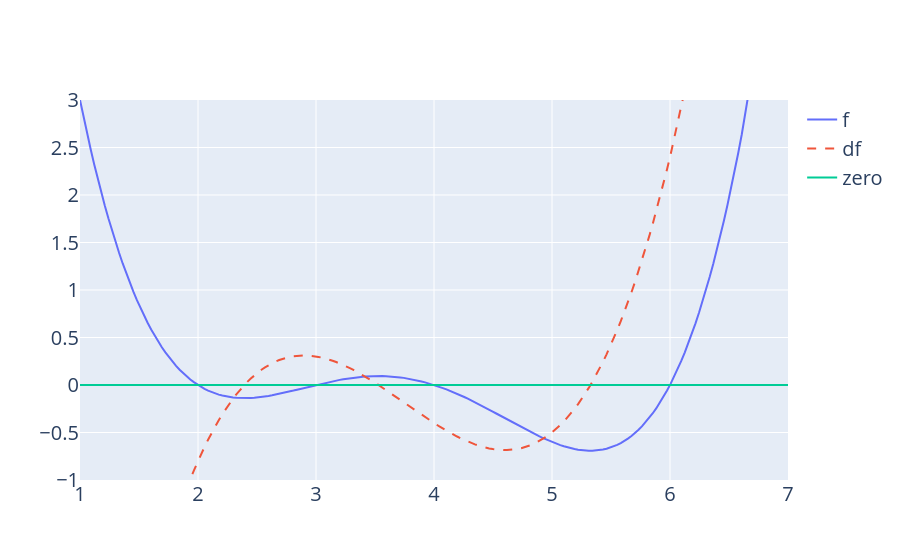

Notebook code for this chart:
### Code cell
import plotly.graph_objects as go

def derivative_arbitrary(x):
    return (4*x**3 - 45*x**2 + 160*x - 180)/10

def line(x):
    return (0*x)

fig = go.Figure()
fig.add_trace(go.Scatter(x = xs, y = arbitrary(xs), 
                         mode = "lines", name = "f"))
fig.add_trace(go.Scatter(x = xs, y = derivative_arbitrary(xs), 
                         mode = "lines", name = "df", line = {"dash": "dash"}))
fig.add_trace(go.Scatter(x = xs, y =line(xs), 
                         mode = "lines", name = "zero"))
fig.update_layout(font_size = 20, yaxis_range=[-1, 3])
fig.show()

### Figure 1 — Plotly figure (JSON) as saved in the notebook; plotly's stock layout.template omitted (floating-point values rounded to 4 significant figures; data arrays with more than 128 entries replaced by an {"elided": "..."} marker saying what was removed)
{"data": [{"mode": "lines", "name": "f", "type": "scatter", "x": {"elided": "200 float values"}, "y": {"elided": "200 float values"}}, {"line": {"dash": "dash"}, "mode": "lines", "name": "df", "type": "scatter", "x": {"elided": "200 float values"}, "y": {"elided": "200 float values"}}, {"mode": "lines", "name": "zero", "type": "scatter", "x": {"elided": "200 float values"}, "y": {"elided": "200 float values"}}], "layout": {"font": {"size": 20}, "yaxis": {"range": [-1, 3]}}}
